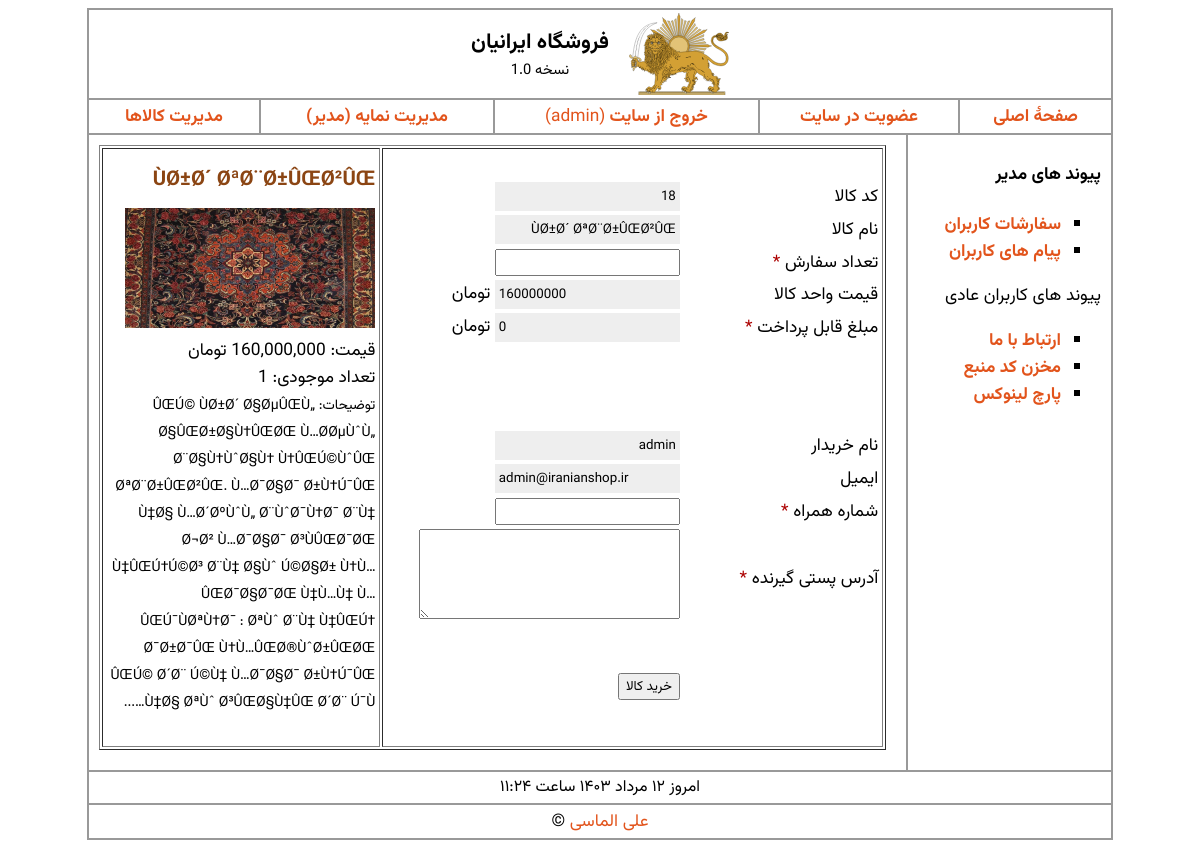
/order.php?id=18 (signed in), run on the app's committed database.
### tables this page shows
CREATE TABLE IF NOT EXISTS `products` (
  `id` int(10) NOT NULL AUTO_INCREMENT COMMENT 'کد کالا',
  `name` varchar(200) NOT NULL COMMENT 'نام کالا',
  `qty` int(10) NOT NULL COMMENT 'موجودی کالا',
  `price` float NOT NULL COMMENT 'قیمت کالا',
  `image` varchar(80) NOT NULL COMMENT 'عکس کالا',
  `details` text NOT NULL COMMENT 'توضیحات کالا',
  PRIMARY KEY (`id`)
);

CREATE TABLE IF NOT EXISTS `users` (
  `realname` varchar(70) NOT NULL COMMENT 'نام واقعی',
  `username` varchar(30) NOT NULL COMMENT 'نام کاربری',
  `password` varchar(30) NOT NULL COMMENT 'رمز عبور',
  `email` varchar(50) NOT NULL COMMENT 'پست الکترونیک',
  `user_type` int(1) NOT NULL COMMENT 'نوع کاربر',
  PRIMARY KEY (`username`),
  KEY `username` (`username`)
);

### order.php (the view, shortened to what this page needs)
<?php
include("includes/header.php");
include("includes/db_link.php");
$id = 0;
$query = "";
if (isset($_GET["id"])) {
    $id = $_GET["id"];
    $query = "SELECT * FROM products WHERE id = '$id'";
}
?>
<?php
$request = mysqli_query($link, $query);
?>
<form name="order" action="action_order.php" method="POST">
    <table style="width: 100%;" border='1px'>
        <tr>
            <td style="width: 60%;">
                <?php
                if ($row = mysqli_fetch_array($request)) {
                ?>
                    <br>
                    <table style="width: 100%;" border="0">
                        <tr>
                            <td style="width: 22%;">کد کالا</td>
                            <td style="width: 78%;"> <input type="text" id="id" name="id" value="
<?= ($id); ?>" class="readonly" readonly> </td>
                        </tr>
                        <tr>
                            <td>نام کالا</td>
                            <td> <input type="text" id="name" name="name" value="
<?= ($row['name']); ?>" class="readonly" readonly> </td>
                        </tr>
                        <tr>
                            <td>تعداد سفارش <span class="required">*</span></td>
                            <td> <input type="text" class="ltr" id="qty" name="qty" onchange="calc_price();"> </td>
                        </tr>
                        <tr>
                            <td>قیمت واحد کالا</td>
                            <td><input type="text" class="ltr readonly" id="price" name="price" value="<?= $row['price'];  ?>" readonly> تومان</td>
                        </tr>
                        <tr>
                            <td>مبلغ قابل پرداخت <span class="required"> *</span></td>
                            <td>
                                <input type="text" class="ltr readonly" id="total" name="total" value="0" readonly> تومان
                            </td>
                        </tr>
                        <?php
                        $query = "SELECT * FROM `users` WHERE username='{$_SESSION['username']}'";
                        $request = mysqli_query($link, $query);
                        $user_row =  mysqli_fetch_array($request);
                        ?>
                        <tr>
                            <td><br><br><br></td>
                            <td></td>
                        </tr>
                        <tr>
                            <td style="width: 40%;">نام خریدار</td>
                            <td style="width: 40%;">
                                <input type="text" id="realname" name="realname" value="<?= $user_row['realname']; ?>" class="readonly" readonly>
                            </td>
                        </tr>
                        <tr>
                            <td style="width: 40%;">ایمیل</td>
                            <td style="width: 40%;">
                                <input type="text" id="email" name="email" value="<?= $user_row['email']; ?>" class="ltr readonly" readonly>
                            </td>
                        </tr>
                        <tr>
                            <td style="width: 40%;">شماره همراه <span class="required">*</span></td>
                            <td style="width: 40%;">
                                <input type="text" id="number" name="number" value="" class="ltr">
                            </td>
                        </tr>
                        <tr>
                            <td style="width: 40%;">آدرس پستی گیرنده <span class="required">*</span></td>
                            <td style="width: 40%;">
                                <textarea id="address" name="address" cols="30" rows="4" wrap="virtual"></textarea>
                            </td>
                        </tr>
                        <tr>
                            <td><br><br><br><br></td>
                            <td><input type="button" value="خرید کالا" onclick="check_input();"></td>
                        </tr>
                    </table>
            </td>
            <td style="vertical-align:top;width:33%">
                <table>
                    <tr>
                        <td>
                            <h3 style="color:saddlebrown;margin: 10px 0;"> <?= $row['name']; ?> </h3>
                            <img src="products/<?= $row['image']; ?>" width="250px" height="120px">
                            <br>
                            <span>قیمت: <?= toman($row["price"], true) ?></span>
                            <br>
                            <span>تعداد موجودی: <?= $row['qty'] ?></span>
                            <br>
                            <span style="font-size: 14px; text-align: justify">توضیحات:
                                <?= details($row['details']) ?></span>
                            <br><br>
                        </td>
                    </tr>
                </table>
            </td>
        </tr>
    </table>
</form>
<?php
                }
                include('includes/footer.php');
?>

### style/global.css (style rules this page uses)
body, input, textarea { font-family: "Vazirmatn", Tahoma, Verdana, sans-serif; }
input[type='submit'], input[type='reset'], input[type='radio'], input[type='checkbox'], input[type='file'], input[type='button'] { cursor: pointer; }
.ltr { direction: ltr; text-align: left; }
.required { color: #ac0000; }
.readonly { background-color: #eee; cursor: not-allowed; border: 0; padding: 4px; }

### data on the page
products: name "ÙØ±Ø´ ØªØ¨Ø±ÛŒØ²ÛŒ", price "160000000", image (picture), price "160,000,000 تومان", qty "1", details "ÛŒÚ© ÙØ±Ø´ Ø§ØµÛŒÙ„ Ø§ÛŒØ±Ø§Ù†ÛŒØŒ Ù…Ø­ØµÙˆÙ„ Ø¨Ø§Ù†ÙˆØ§Ù† Ù†ÛŒÚ©ÙˆÛŒ ØªØ¨Ø±ÛŒØ²ÛŒ. Ù…Ø¯Ø§Ø¯ Ø±Ù†Ú¯ÛŒ Ù‡Ø§ Ù…Ø´ØºÙˆÙ„ Ø¨ÙˆØ¯Ù†Ø¯ Ø¨Ù‡ Ø¬Ø² Ù…Ø¯Ø§Ø¯ Ø³ÙÛŒØ¯ØŒ Ù‡ÛŒÚ†Ú©Ø³ Ø¨Ù‡ Ø§Ùˆ Ú©Ø§Ø± Ù†Ù…ÛŒØ¯Ø§Ø¯ØŒ Ù‡Ù…Ù‡ Ù…ÛŒÚ¯ÙØªÙ†Ø¯ : ØªÙˆ Ø¨Ù‡ Ù‡ÛŒÚ† Ø¯Ø±Ø¯ÛŒ Ù†Ù…ÛŒØ®ÙˆØ±ÛŒØŒ ÛŒÚ© Ø´Ø¨ Ú©Ù‡ Ù…Ø¯Ø§Ø¯ Ø±Ù†Ú¯ÛŒ Ù‡Ø§ ØªÙˆ Ø³ÛŒØ§Ù‡ÛŒ Ø´Ø¨ Ú¯Ù…..."
users: realname "admin", email "admin@iranianshop.ir"

### other printed values
$_SESSION["realname"] "admin"
